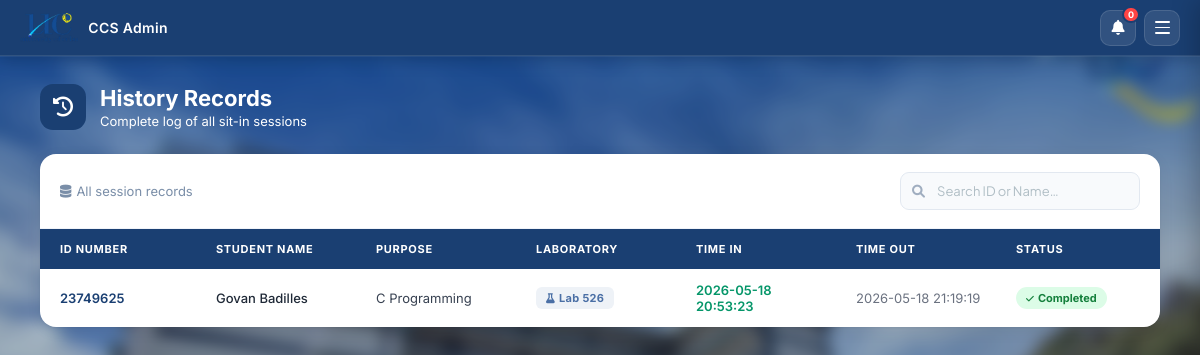
Screenshot of /history (signed in) with the database file from the repository.
### tables this page shows
CREATE TABLE sitin_records (
            id INTEGER PRIMARY KEY AUTOINCREMENT,
            id_number TEXT NOT NULL,
            purpose TEXT,
            lab TEXT,
            time_in DATETIME DEFAULT CURRENT_TIMESTAMP,
            time_out DATETIME,
            status TEXT DEFAULT 'Active',
            feedback TEXT DEFAULT ''
        );

CREATE TABLE users (
            id INTEGER PRIMARY KEY AUTOINCREMENT,
            id_number TEXT UNIQUE NOT NULL,
            lastname TEXT NOT NULL,
            firstname TEXT NOT NULL,
            middlename TEXT,
            course_level TEXT,
            password TEXT NOT NULL,
            email TEXT,
            course TEXT,
            address TEXT,
            role TEXT DEFAULT 'student',
            remaining_sessions INTEGER DEFAULT 30,
            profile_pic TEXT DEFAULT 'default_profile.png'
        );

### app.py (the view)
@app.route('/history')
def history():
    if 'user_id' not in session or session.get('role') != 'admin':
        return redirect(url_for('home'))
    conn = get_db_connection()
    cursor = conn.cursor()
    records = cursor.execute('''
        SELECT s.*, u.firstname, u.lastname
        FROM sitin_records s
        JOIN users u ON s.id_number = u.id_number
        ORDER BY s.time_in DESC
    ''').fetchall()
    conn.close()
    return render_template('history.html', records=records)

### app.py (called while the page is built)
def get_db_connection():
    conn = sqlite3.connect('students.db')
    conn.row_factory = sqlite3.Row
    return conn

### templates/history.html (shortened to what this page needs)
<!DOCTYPE html>
<html lang="en">
<head>
    <link rel="stylesheet" href="{{ url_for('static', filename='style.css') }}?v=16">
    <link rel="stylesheet" href="{{ url_for('static', filename='admin.css') }}?v=16">
    <link rel="stylesheet" href="https://cdnjs.cloudflare.com/ajax/libs/font-awesome/6.0.0/css/all.min.css">
</head>
<body class="admin-page">
    <nav class="navbar">
        <div class="nav-left">
            <img src="{{ url_for('static', filename='images/uclogonav.png') }}" alt="UC Logo">
            <span class="nav-brand">CCS Admin</span>
        </div>
        <div class="nav-right">
            <div class="notif-wrapper" id="notifWrapper">
                <button class="notif-bell-btn" id="notifBellBtn" onclick="toggleNotifDropdown(event)" title="Notifications">
                    <i class="fas fa-bell"></i>
                    <span class="notif-badge" id="notifBadge" style="display:none;">0</span>
                </button>
            </div>
            <button class="hamburger-btn" id="hamburgerBtn" onclick="toggleSidebar()">
                <span></span><span></span><span></span>
            </button>
        </div>
    </nav>
    <div class="admin-container">
        <div class="page-header">
            <div class="page-header-icon"><i class="fas fa-history"></i></div>
            <div>
                <h1 style="color: white;">History Records</h1>
                <p style="color: white;">Complete log of all sit-in sessions</p>
            </div>
        </div>
        <div class="card">
            <div class="table-toolbar">
                <div class="toolbar-left">
                    <span style="font-size: 13px; color: #7a8ea8;">
                        <i class="fas fa-database" style="margin-right: 5px;"></i>All session records
                    </span>
                </div>
                <div class="search-box">
                    <input type="text" id="searchHistory" onkeyup="filterHistory()" placeholder="Search ID or Name…">
                </div>
            </div>
            <div style="overflow-x: auto;">
                <table class="modern-table">
                    <thead>
                        <tr>
                            <th>ID Number</th>
                            <th>Student Name</th>
                            <th>Purpose</th>
                            <th>Laboratory</th>
                            <th>Time In</th>
                            <th>Time Out</th>
                            <th>Status</th>
                        </tr>
                    </thead>
                    <tbody>
                        {% for row in records %}
                        <tr>
                            <td>{{ row['id_number'] }}</td>
                            <td><span class="student-name">{{ row['firstname'] }} {{ row['lastname'] }}</span></td>
                            <td>{{ row['purpose'] }}</td>
                            <td><span class="lab-badge"><i class="fas fa-flask" style="font-size:10px;margin-right:4px;"></i>{{ row['lab'] }}</span></td>
                            <td style="color: #059669; font-weight: 600;">{{ row['time_in'] }}</td>
                            <td style="color: #6b7280;">{{ row['time_out'] if row['time_out'] else '—' }}</td>
                            <td>
                                {% if row['status'] == 'Active' %}
                                    <span class="status-badge status-active"><i class="fas fa-circle" style="font-size:7px;margin-right:4px;"></i>Active</span>
                                {% else %}
                                    <span class="status-badge status-completed"><i class="fas fa-check" style="font-size:9px;margin-right:4px;"></i>Completed</span>
                                {% endif %}
                            </td>
                        </tr>
                        {% endfor %}
                    </tbody>
                </table>
            </div>
        </div>
    </div>
</body>
</html>

### static/style.css (style rules this page uses)
* { box-sizing: border-box; margin: 0; padding: 0; font-family: 'Inter', 'Segoe UI', Tahoma, Geneva, Verdana, sans-serif; }
html { scroll-behavior: smooth; }
body { background-color: #EBEBEB; }
.navbar { background-color: rgba(21, 76, 121, 0.95); padding: 15px 30px; display: flex; justify-content: space-between; align-items: center; color: white; box-shadow: 0 2px 5px rgba(0,0,0,0.2); position: fixed; top: 0; left: 0; width: 100% !important; z-index: 9999; }
body { padding-top: 80px; }

### static/admin.css (style rules this page uses)
body.admin-page { margin: 0; display: flex; flex-direction: column; position: relative; font-family: sans-serif; }
body.admin-page::before { content: ""; position: fixed; top: -20px; left: -20px; right: -20px; bottom: -20px; background-image: url('/static/images/ucbackground.jpg'); background-size: cover; background-position: center; background-repeat: no-repeat; filter: blur(8px) brightness(0.8); z-index: -1; }
.admin-container { flex: 1; display: flex; justify-content: center; align-items: flex-start; z-index: 1; padding: 40px 24px 50px; min-height: calc(100vh - 54px); box-sizing: border-box; }
.navbar { position: fixed; top: 0; left: 0; width: 100%; box-sizing: border-box; z-index: 9999; background: rgba(27, 79, 138, 0.85); backdrop-filter: blur(15px); border-bottom: 1px solid rgba(255, 255, 255, 0.1); display: flex; justify-content: space-between; align-items: center; padding: 15px 40px; }

### rows the page displays
sitin_records: id_number "23749625", firstname "Govan", lastname "Badilles", purpose "C Programming", lab "Lab 526", time_in "2026-05-18 20:53:23", time_out "2026-05-18 21:19:19", status "Completed"
